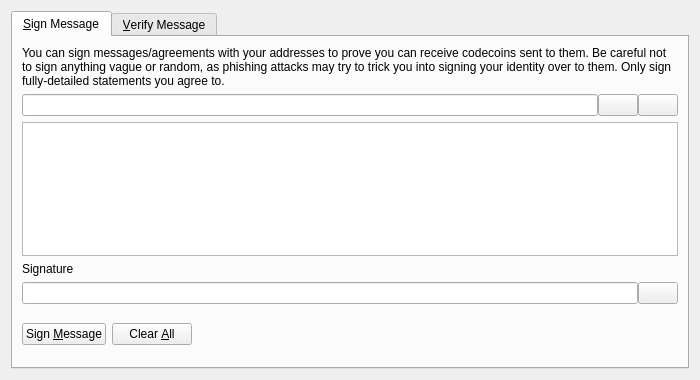
<?xml version="1.0" encoding="UTF-8"?>
<ui version="4.0">
 <class>SignVerifyMessageDialog</class>
 <widget class="QDialog" name="SignVerifyMessageDialog">
  <property name="geometry">
   <rect>
    <x>0</x>
    <y>0</y>
    <width>700</width>
    <height>380</height>
   </rect>
  </property>
  <property name="windowTitle">
   <string>Signatures - Sign / Verify a Message</string>
  </property>
  <property name="modal">
   <bool>true</bool>
  </property>
  <layout class="QVBoxLayout" name="verticalLayout">
   <item>
    <widget class="QTabWidget" name="tabWidget">
     <property name="currentIndex">
      <number>0</number>
     </property>
     <widget class="QWidget" name="tabSignMessage">
      <attribute name="title">
       <string>&amp;Sign Message</string>
      </attribute>
      <layout class="QVBoxLayout" name="verticalLayout_SM">
       <item>
        <widget class="QLabel" name="infoLabel_SM">
         <property name="text">
          <string>You can sign messages/agreements with your addresses to prove you can receive codecoins sent to them. Be careful not to sign anything vague or random, as phishing attacks may try to trick you into signing your identity over to them. Only sign fully-detailed statements you agree to.</string>
         </property>
         <property name="textFormat">
          <enum>Qt::PlainText</enum>
         </property>
         <property name="wordWrap">
          <bool>true</bool>
         </property>
        </widget>
       </item>
       <item>
        <layout class="QHBoxLayout" name="horizontalLayout_1_SM">
         <property name="spacing">
          <number>0</number>
         </property>
         <item>
          <widget class="QValidatedLineEdit" name="addressIn_SM">
           <property name="toolTip">
            <string>The Codecoin address to sign the message with</string>
           </property>
          </widget>
         </item>
         <item>
          <widget class="QPushButton" name="addressBookButton_SM">
           <property name="toolTip">
            <string>Choose previously used address</string>
           </property>
           <property name="text">
            <string/>
           </property>
           <property name="icon">
            <iconset resource="../bitcoin.qrc">
             <normaloff>:/icons/address-book</normaloff>:/icons/address-book</iconset>
           </property>
           <property name="shortcut">
            <string>Alt+A</string>
           </property>
           <property name="autoDefault">
            <bool>false</bool>
           </property>
          </widget>
         </item>
         <item>
          <widget class="QPushButton" name="pasteButton_SM">
           <property name="toolTip">
            <string>Paste address from clipboard</string>
           </property>
           <property name="text">
            <string/>
           </property>
           <property name="icon">
            <iconset resource="../bitcoin.qrc">
             <normaloff>:/icons/editpaste</normaloff>:/icons/editpaste</iconset>
           </property>
           <property name="shortcut">
            <string>Alt+P</string>
           </property>
           <property name="autoDefault">
            <bool>false</bool>
           </property>
          </widget>
         </item>
        </layout>
       </item>
       <item>
        <widget class="QPlainTextEdit" name="messageIn_SM">
         <property name="toolTip">
          <string>Enter the message you want to sign here</string>
         </property>
        </widget>
       </item>
       <item>
        <widget class="QLabel" name="signatureLabel_SM">
         <property name="text">
          <string>Signature</string>
         </property>
         <property name="textFormat">
          <enum>Qt::PlainText</enum>
         </property>
        </widget>
       </item>
       <item>
        <layout class="QHBoxLayout" name="horizontalLayout_2_SM">
         <property name="spacing">
          <number>0</number>
         </property>
         <item>
          <widget class="QLineEdit" name="signatureOut_SM">
           <property name="font">
            <font>
             <italic>true</italic>
            </font>
           </property>
           <property name="readOnly">
            <bool>true</bool>
           </property>
          </widget>
         </item>
         <item>
          <widget class="QPushButton" name="copySignatureButton_SM">
           <property name="toolTip">
            <string>Copy the current signature to the system clipboard</string>
           </property>
           <property name="text">
            <string/>
           </property>
           <property name="icon">
            <iconset resource="../bitcoin.qrc">
             <normaloff>:/icons/editcopy</normaloff>:/icons/editcopy</iconset>
           </property>
           <property name="autoDefault">
            <bool>false</bool>
           </property>
          </widget>
         </item>
        </layout>
       </item>
       <item>
        <layout class="QHBoxLayout" name="horizontalLayout_3_SM">
         <item>
          <widget class="QPushButton" name="signMessageButton_SM">
           <property name="toolTip">
            <string>Sign the message to prove you own this Codecoin address</string>
           </property>
           <property name="text">
            <string>Sign &amp;Message</string>
           </property>
           <property name="icon">
            <iconset resource="../bitcoin.qrc">
             <normaloff>:/icons/edit</normaloff>:/icons/edit</iconset>
           </property>
           <property name="autoDefault">
            <bool>false</bool>
           </property>
          </widget>
         </item>
         <item>
          <widget class="QPushButton" name="clearButton_SM">
           <property name="toolTip">
            <string>Reset all sign message fields</string>
           </property>
           <property name="text">
            <string>Clear &amp;All</string>
           </property>
           <property name="icon">
            <iconset resource="../bitcoin.qrc">
             <normaloff>:/icons/remove</normaloff>:/icons/remove</iconset>
           </property>
           <property name="autoDefault">
            <bool>false</bool>
           </property>
          </widget>
         </item>
         <item>
          <spacer name="horizontalSpacer_1_SM">
           <property name="orientation">
            <enum>Qt::Horizontal</enum>
           </property>
           <property name="sizeHint" stdset="0">
            <size>
             <width>40</width>
             <height>48</height>
            </size>
           </property>
          </spacer>
         </item>
         <item>
          <widget class="QLabel" name="statusLabel_SM">
           <property name="font">
            <font>
             <weight>75</weight>
             <bold>true</bold>
            </font>
           </property>
           <property name="text">
            <string/>
           </property>
           <property name="wordWrap">
            <bool>true</bool>
           </property>
          </widget>
         </item>
         <item>
          <spacer name="horizontalSpacer_2_SM">
           <property name="orientation">
            <enum>Qt::Horizontal</enum>
           </property>
           <property name="sizeHint" stdset="0">
            <size>
             <width>40</width>
             <height>48</height>
            </size>
           </property>
          </spacer>
         </item>
        </layout>
       </item>
      </layout>
     </widget>
     <widget class="QWidget" name="tabVerifyMessage">
      <attribute name="title">
       <string>&amp;Verify Message</string>
      </attribute>
      <layout class="QVBoxLayout" name="verticalLayout_VM">
       <item>
        <widget class="QLabel" name="infoLabel_VM">
         <property name="text">
          <string>Enter the receiver's address, message (ensure you copy line breaks, spaces, tabs, etc. exactly) and signature below to verify the message. Be careful not to read more into the signature than what is in the signed message itself, to avoid being tricked by a man-in-the-middle attack. Note that this only proves the signing party receives with the address, it cannot prove sendership of any transaction!</string>
         </property>
         <property name="textFormat">
          <enum>Qt::PlainText</enum>
         </property>
         <property name="alignment">
          <set>Qt::AlignLeading|Qt::AlignLeft|Qt::AlignTop</set>
         </property>
         <property name="wordWrap">
          <bool>true</bool>
         </property>
        </widget>
       </item>
       <item>
        <layout class="QHBoxLayout" name="horizontalLayout_1_VM">
         <property name="spacing">
          <number>0</number>
         </property>
         <item>
          <widget class="QValidatedLineEdit" name="addressIn_VM">
           <property name="toolTip">
            <string>The Codecoin address the message was signed with</string>
           </property>
          </widget>
         </item>
         <item>
          <widget class="QPushButton" name="addressBookButton_VM">
           <property name="toolTip">
            <string>Choose previously used address</string>
           </property>
           <property name="text">
            <string/>
           </property>
           <property name="icon">
            <iconset resource="../bitcoin.qrc">
             <normaloff>:/icons/address-book</normaloff>:/icons/address-book</iconset>
           </property>
           <property name="shortcut">
            <string>Alt+A</string>
           </property>
           <property name="autoDefault">
            <bool>false</bool>
           </property>
          </widget>
         </item>
        </layout>
       </item>
       <item>
        <widget class="QPlainTextEdit" name="messageIn_VM"/>
       </item>
       <item>
        <widget class="QValidatedLineEdit" name="signatureIn_VM"/>
       </item>
       <item>
        <layout class="QHBoxLayout" name="horizontalLayout_2_VM">
         <item>
          <widget class="QPushButton" name="verifyMessageButton_VM">
           <property name="toolTip">
            <string>Verify the message to ensure it was signed with the specified Codecoin address</string>
           </property>
           <property name="text">
            <string>Verify &amp;Message</string>
           </property>
           <property name="icon">
            <iconset resource="../bitcoin.qrc">
             <normaloff>:/icons/transaction_0</normaloff>:/icons/transaction_0</iconset>
           </property>
           <property name="autoDefault">
            <bool>false</bool>
           </property>
          </widget>
         </item>
         <item>
          <widget class="QPushButton" name="clearButton_VM">
           <property name="toolTip">
            <string>Reset all verify message fields</string>
           </property>
           <property name="text">
            <string>Clear &amp;All</string>
           </property>
           <property name="icon">
            <iconset resource="../bitcoin.qrc">
             <normaloff>:/icons/remove</normaloff>:/icons/remove</iconset>
           </property>
           <property name="autoDefault">
            <bool>false</bool>
           </property>
          </widget>
         </item>
         <item>
          <spacer name="horizontalSpacer_1_VM">
           <property name="orientation">
            <enum>Qt::Horizontal</enum>
           </property>
           <property name="sizeHint" stdset="0">
            <size>
             <width>40</width>
             <height>48</height>
            </size>
           </property>
          </spacer>
         </item>
         <item>
          <widget class="QLabel" name="statusLabel_VM">
           <property name="font">
            <font>
             <weight>75</weight>
             <bold>true</bold>
            </font>
           </property>
           <property name="text">
            <string/>
           </property>
           <property name="wordWrap">
            <bool>true</bool>
           </property>
          </widget>
         </item>
         <item>
          <spacer name="horizontalSpacer_2_VM">
           <property name="orientation">
            <enum>Qt::Horizontal</enum>
           </property>
           <property name="sizeHint" stdset="0">
            <size>
             <width>40</width>
             <height>48</height>
            </size>
           </property>
          </spacer>
         </item>
        </layout>
       </item>
      </layout>
     </widget>
    </widget>
   </item>
  </layout>
 </widget>
 <customwidgets>
  <customwidget>
   <class>QValidatedLineEdit</class>
   <extends>QLineEdit</extends>
   <header>qvalidatedlineedit.h</header>
  </customwidget>
 </customwidgets>
 <resources>
  <include location="../bitcoin.qrc"/>
 </resources>
 <connections/>
</ui>
